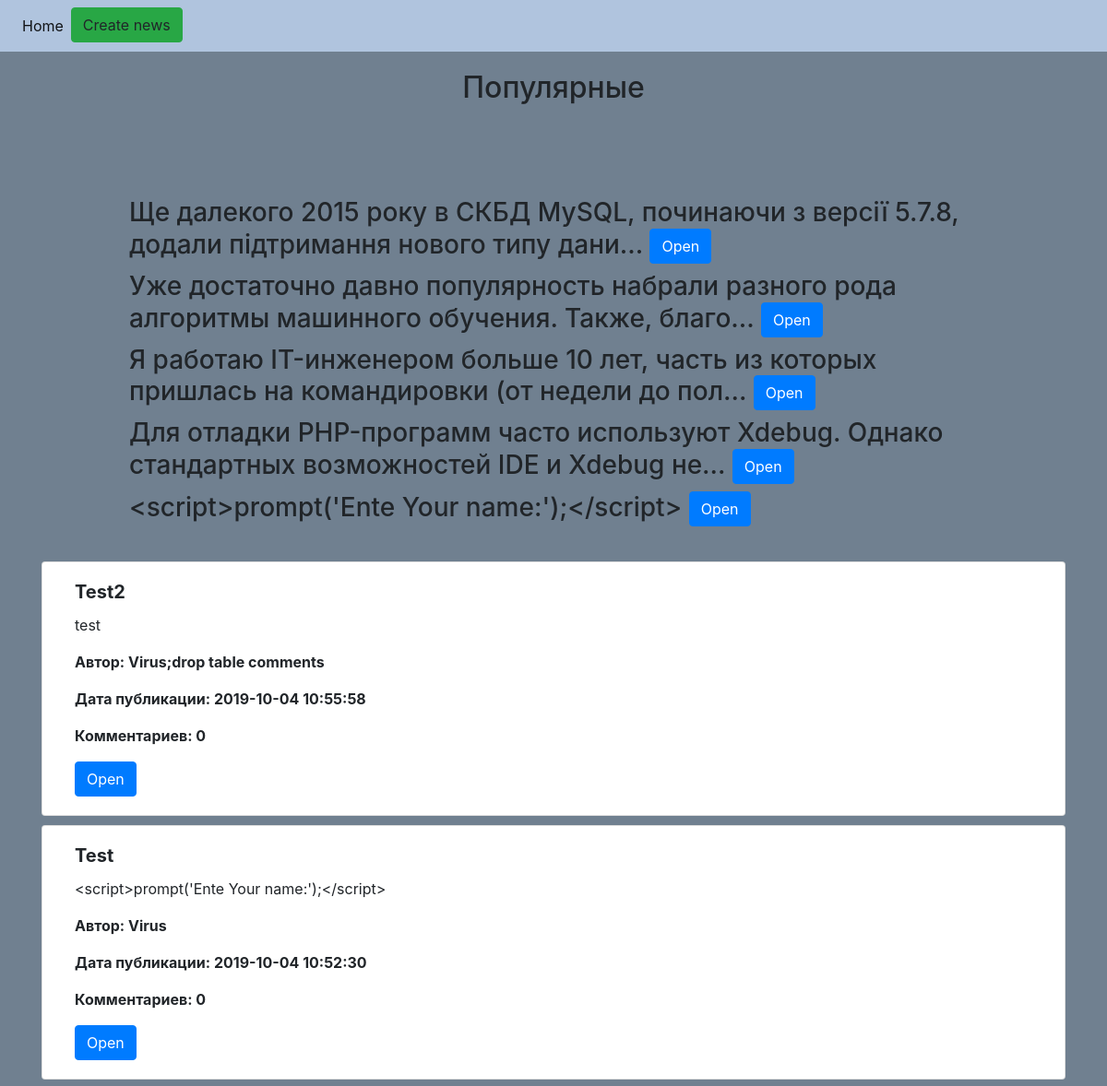
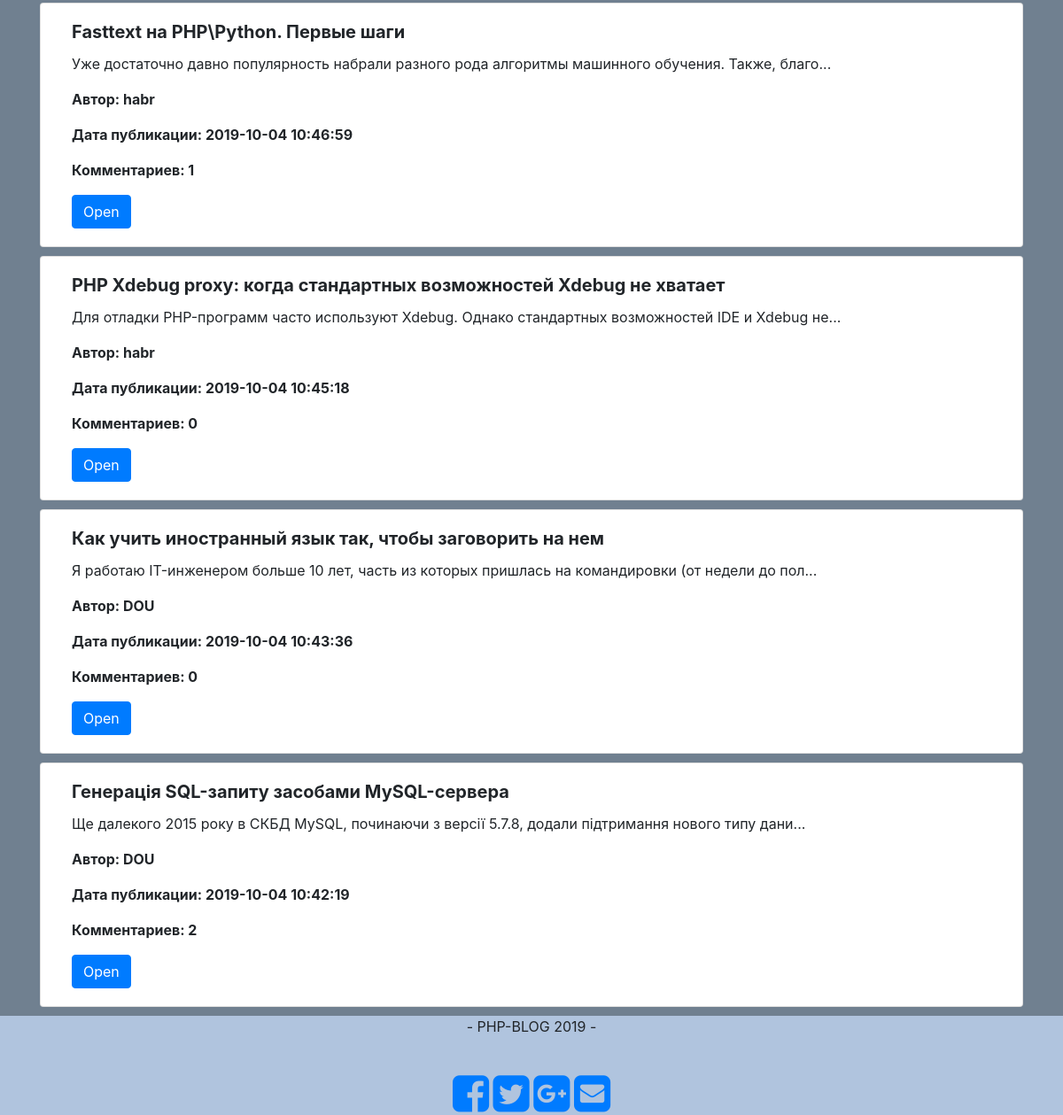
The page / on the database its author committed (2 pictures, top to bottom).
### tables this page shows
CREATE TABLE `news` (
  `id` int(11) NOT NULL,
  `author` varchar(255) NOT NULL,
  `date_d` timestamp NOT NULL DEFAULT CURRENT_TIMESTAMP,
  `name` varchar(255) NOT NULL,
  `text` text NOT NULL
);

### app/core/View.php (called while the page is built, shortened)
<?php
class View {
    public $template_view = 'main.php';
    function render() {
        include 'app/views/templates/' . $this->template_view;
    }
}

### app/controllers/Controller_News.php (called while the page is built, shortened)
<?php
class Controller_News extends Controller
{
    public $model_news;
    public function __construct()
    {
        $this->model_news = new Model_News();
        $this->view->template_view = 'main.php';
    }
    public function action_index()
    {
        $this->view->all_news = $this->model_news->get_all_news_with_count_comments();
        $this->view->most_commented = $this->model_news->get_most_commented_news();
        $this->view->content_view = 'main/news_index.php';
        $this->view->render();
    }
}

### app/bootstrap.php (called while the page is built, shortened)
<?php
spl_autoload_register(function($class) {
    $path = str_replace('\\', '/', $class.'.php');
});
Route::start();

### index.php (called while the page is built)
<?php
require_once 'app/bootstrap.php';

### app/core/Model.php (called while the page is built, shortened)
<?php
class Model
{
    public function __construct()
    {
        $params = require 'app/config/db.php';
        $this->db = Db::getInstance($params['dsn'], $params['username'], $params['password']);
    }
}

### app/config/db.php (called while the page is built)
<?php
return [
    'dsn' => 'mysql:host=' . 'localhost' . ';dbname=' . 'php_blog',
    'username' => 'root',
    'password' => ''
];

### app/core/Db.php (called while the page is built, shortened)
<?php
class Db
{
    private static $_instance = null;
    public static function getInstance($dsn, $username, $password)
    {
        if (self::$_instance != null) {
            return self::$_instance;
        }
        return self::$_instance = new PDO(
            $dsn,
            $username,
            $password,
            [
                PDO::MYSQL_ATTR_INIT_COMMAND => "SET NAMES 'utf8'"
            ]
        );
    }
}

### app/models/Model_News.php (called while the page is built, shortened)
<?php
class Model_News extends Model
{
    public static function tableName()
    {
        return 'news';
    }
    public function get_all_news()
    {
        $query = 'SELECT * FROM ' . self::tableName() . ' ORDER BY id DESC';
        $stmt = $this->db->prepare($query);
        $stmt->execute();
        if ($result = $stmt->fetchAll()) {
            return $result;
        } else {
            return false;
        }
    }
    public function get_most_commented_news()
    {
        $query = 'SELECT * FROM news LEFT JOIN(SELECT news_id, count(news_id) AS count_comm
          FROM comments GROUP BY news_id) b
          ON b.news_id = news.id Order BY count_comm DESC limit 5';
        $stmt = $this->db->prepare($query);
        $stmt->execute();
        if ($result = $stmt->fetchAll()) {
            return $result;
        } else {
            return false;
        }
    }
    public function get_all_news_with_count_comments()
    {
        $arr_news = $this->get_all_news();
        $new_arr_news = [];
        $model_comment = new Model_Comment();
        if (!empty($arr_news)) {
            foreach ($arr_news as $news) {
                $count_comments = $model_comment->get_news_count_comments($news['id']);
                if (!empty($count_comments['count(id)'])) {
                    $news['count_comments'] = $count_comments['count(id)'];
                } else {
                    $news['count_comments'] = 0;
                }
                array_push($new_arr_news, $news);
            }
        }
        return $new_arr_news;
    }
}

### app/views/main/news_index.php (the view, shortened to what this page needs)
<?php if ($this->all_news): ?>
    <div class="slider-content">
        <h2 class="text-center">Популярные</h2>
        <div class="single-item" style="margin-top: 100px;">
            <?php foreach ($this->most_commented as $most_commented_item): ?>
                <div>
                    <h3>
                        <?= mb_strimwidth(htmlspecialchars($most_commented_item['text'], ENT_QUOTES | ENT_SUBSTITUTE), 0, 100, "...") ?>
                        <a href="/news/view/<?= $most_commented_item['id'] ?>" class="btn btn-primary">Open</a>
                    </h3>
                </div>
            <?php endforeach; ?>
        </div>
    </div>
    <div class="container">
        <?php if (!empty($this->all_news)): ?>
            <?php foreach ($this->all_news as $news_item): ?>
                <div class="card col-sm-12" style="margin-top: 10px;">
                    <div class="card-body">
                        <h5 class="card-title"><strong><?= htmlspecialchars($news_item['name'], ENT_QUOTES | ENT_SUBSTITUTE) ?></strong></h5>
                        <p class="card-text"><?= mb_strimwidth(htmlspecialchars($news_item['text'], ENT_QUOTES | ENT_SUBSTITUTE), 0, 100, "...") ?></p>
                        <p class="card-text"><strong>Автор: <?= htmlspecialchars($news_item['author'], ENT_QUOTES | ENT_SUBSTITUTE) ?></strong></p>
                        <p class="card-text"><strong>Дата публикации: <?= htmlspecialchars($news_item['date_d'], ENT_QUOTES | ENT_SUBSTITUTE) ?></strong></p>
                        <p class="card-text"><strong>Комментариев: <?= $news_item['count_comments'] ?></strong></p>
                        <a href="/news/view/<?= $news_item['id'] ?>" class="btn btn-primary">Open</a>
                    </div>
                </div>
            <?php endforeach; ?>
        <?php endif; ?>
    </div>
<?php
endif; ?>

### app/views/templates/main.php (style rules this page uses)
body { min-height: 800px; }
.slider-content { margin: auto; padding: 20px; width: 80%; }

### rows shown on the page
news: text "Ще далекого 2015 року в СКБД MySQL, починаючи з версії 5.7.8, додали підтримання нового типу дани...", name "Генерація SQL-запиту засобами MySQL-сервера", author "DOU", date_d "2019-10-04 10:42:19", count_comments "2"
news: text "Уже достаточно давно популярность набрали разного рода алгоритмы машинного обучения. Также, благо...", name "Fasttext на PHP\\Python. Первые шаги", author "habr", date_d "2019-10-04 10:46:59", count_comments "1"
news: text "Я работаю IT-инженером больше 10 лет, часть из которых пришлась на командировки (от недели до пол..."
news: text "Для отладки PHP-программ часто используют Xdebug. Однако стандартных возможностей IDE и Xdebug не..."
news: text "<script>prompt('Ente Your name:');</script>"
news: name "Test2", text "test", author "Virus;drop table comments", date_d "2019-10-04 10:55:58", count_comments "0"

### other values the page prints
$news_item['name'] "Test"
$news_item['author'] "Virus"
$news_item['date_d'] "2019-10-04 10:52:30"
$news_item['count_comments'] "0"
$news_item['name'] "PHP Xdebug proxy: когда стандартных возможностей Xdebug не хватает"
$news_item['author'] "habr"
$news_item['date_d'] "2019-10-04 10:45:18"
$news_item['name'] "Как учить иностранный язык так, чтобы заговорить на нем"
$news_item['author'] "DOU"
$news_item['date_d'] "2019-10-04 10:43:36"
